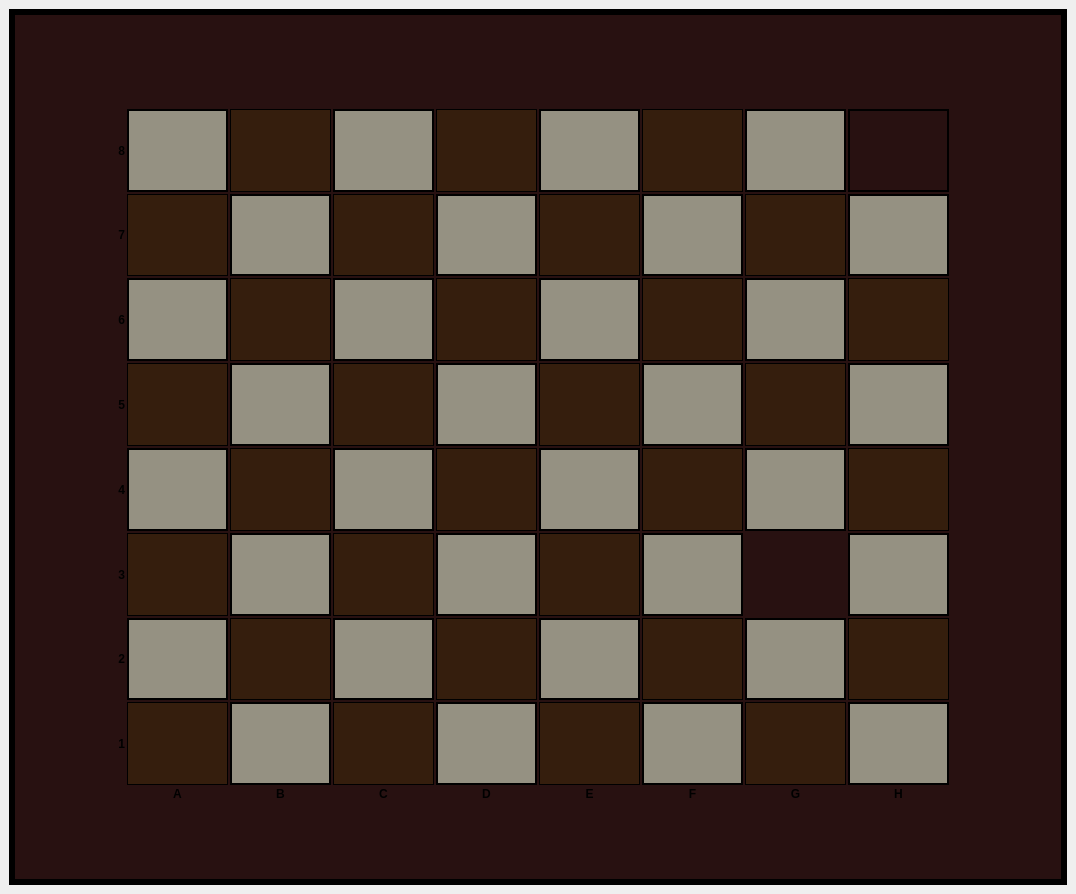
<?xml version="1.0" encoding="UTF-8"?>
<ui version="4.0">
 <class>MainWindow</class>
 <widget class="QMainWindow" name="MainWindow">
  <property name="geometry">
   <rect>
    <x>0</x>
    <y>0</y>
    <width>1076</width>
    <height>894</height>
   </rect>
  </property>
  <property name="sizePolicy">
   <sizepolicy hsizetype="Fixed" vsizetype="Fixed">
    <horstretch>0</horstretch>
    <verstretch>0</verstretch>
   </sizepolicy>
  </property>
  <property name="minimumSize">
   <size>
    <width>640</width>
    <height>480</height>
   </size>
  </property>
  <property name="maximumSize">
   <size>
    <width>16777215</width>
    <height>16777215</height>
   </size>
  </property>
  <property name="windowTitle">
   <string>MainWindow</string>
  </property>
  <widget class="QWidget" name="centralwidget">
   <property name="sizePolicy">
    <sizepolicy hsizetype="Fixed" vsizetype="Fixed">
     <horstretch>0</horstretch>
     <verstretch>0</verstretch>
    </sizepolicy>
   </property>
   <property name="styleSheet">
    <string notr="true">

QLabel { font: bold; }</string>
   </property>
   <layout class="QVBoxLayout" name="verticalLayout_4">
    <item>
     <widget class="QFrame" name="background">
      <property name="styleSheet">
       <string notr="true">background-color: rgb(40, 17, 17);
</string>
      </property>
      <property name="frameShape">
       <enum>QFrame::Shape::Box</enum>
      </property>
      <property name="lineWidth">
       <number>6</number>
      </property>
      <layout class="QHBoxLayout" name="horizontalLayout_2">
       <item>
        <layout class="QGridLayout" name="gridLayout">
         <property name="spacing">
          <number>2</number>
         </property>
         <item row="8" column="0">
          <widget class="QLabel" name="label_3">
           <property name="text">
            <string>1</string>
           </property>
           <property name="alignment">
            <set>Qt::AlignmentFlag::AlignRight|Qt::AlignmentFlag::AlignTrailing|Qt::AlignmentFlag::AlignVCenter</set>
           </property>
          </widget>
         </item>
         <item row="9" column="3">
          <widget class="QLabel" name="label_13">
           <property name="text">
            <string>C</string>
           </property>
           <property name="alignment">
            <set>Qt::AlignmentFlag::AlignHCenter|Qt::AlignmentFlag::AlignTop</set>
           </property>
          </widget>
         </item>
         <item row="5" column="7">
          <widget class="Cell" name="cell_39">
           <property name="styleSheet">
            <string notr="true">background-color: rgb(255, 255, 255);
background-color: rgb(149, 145, 130);
</string>
           </property>
           <property name="frameShape">
            <enum>QFrame::Shape::Box</enum>
           </property>
           <property name="frameShadow">
            <enum>QFrame::Shadow::Plain</enum>
           </property>
           <property name="lineWidth">
            <number>2</number>
           </property>
          </widget>
         </item>
         <item row="1" column="7">
          <widget class="Cell" name="cell_7">
           <property name="styleSheet">
            <string notr="true">background-color: rgb(255, 255, 255);
background-color: rgb(149, 145, 130);
</string>
           </property>
           <property name="frameShape">
            <enum>QFrame::Shape::Box</enum>
           </property>
           <property name="frameShadow">
            <enum>QFrame::Shadow::Plain</enum>
           </property>
           <property name="lineWidth">
            <number>2</number>
           </property>
          </widget>
         </item>
         <item row="1" column="5">
          <widget class="Cell" name="cell_5">
           <property name="styleSheet">
            <string notr="true">background-color: rgb(255, 255, 255);
background-color: rgb(149, 145, 130);
</string>
           </property>
           <property name="frameShape">
            <enum>QFrame::Shape::Box</enum>
           </property>
           <property name="frameShadow">
            <enum>QFrame::Shadow::Plain</enum>
           </property>
           <property name="lineWidth">
            <number>2</number>
           </property>
          </widget>
         </item>
         <item row="5" column="6">
          <widget class="Cell" name="cell_38">
           <property name="styleSheet">
            <string notr="true">background-color: rgb(0, 0, 0);
background-color: rgb(53, 30, 13);
</string>
           </property>
           <property name="frameShape">
            <enum>QFrame::Shape::Box</enum>
           </property>
           <property name="frameShadow">
            <enum>QFrame::Shadow::Plain</enum>
           </property>
           <property name="lineWidth">
            <number>1</number>
           </property>
          </widget>
         </item>
         <item row="4" column="0">
          <widget class="QLabel" name="label_8">
           <property name="text">
            <string>5</string>
           </property>
           <property name="alignment">
            <set>Qt::AlignmentFlag::AlignRight|Qt::AlignmentFlag::AlignTrailing|Qt::AlignmentFlag::AlignVCenter</set>
           </property>
          </widget>
         </item>
         <item row="7" column="5">
          <widget class="Cell" name="cell_53">
           <property name="autoFillBackground">
            <bool>false</bool>
           </property>
           <property name="styleSheet">
            <string notr="true">background-color: rgb(255, 255, 255);
background-color: rgb(149, 145, 130);
</string>
           </property>
           <property name="frameShape">
            <enum>QFrame::Shape::Box</enum>
           </property>
           <property name="frameShadow">
            <enum>QFrame::Shadow::Plain</enum>
           </property>
           <property name="lineWidth">
            <number>2</number>
           </property>
          </widget>
         </item>
         <item row="6" column="2">
          <widget class="Cell" name="cell_42">
           <property name="styleSheet">
            <string notr="true">background-color: rgb(255, 255, 255);
background-color: rgb(149, 145, 130);
</string>
           </property>
           <property name="frameShape">
            <enum>QFrame::Shape::Box</enum>
           </property>
           <property name="frameShadow">
            <enum>QFrame::Shadow::Plain</enum>
           </property>
           <property name="lineWidth">
            <number>2</number>
           </property>
          </widget>
         </item>
         <item row="6" column="6">
          <widget class="Cell" name="cell_46">
           <property name="styleSheet">
            <string notr="true">background-color: rgb(255, 255, 255);
background-color: rgb(149, 145, 130);
</string>
           </property>
           <property name="frameShape">
            <enum>QFrame::Shape::Box</enum>
           </property>
           <property name="frameShadow">
            <enum>QFrame::Shadow::Plain</enum>
           </property>
           <property name="lineWidth">
            <number>2</number>
           </property>
          </widget>
         </item>
         <item row="9" column="2">
          <widget class="QLabel" name="label_12">
           <property name="text">
            <string>B</string>
           </property>
           <property name="alignment">
            <set>Qt::AlignmentFlag::AlignHCenter|Qt::AlignmentFlag::AlignTop</set>
           </property>
          </widget>
         </item>
         <item row="4" column="8">
          <widget class="Cell" name="cell_32">
           <property name="styleSheet">
            <string notr="true">background-color: rgb(255, 255, 255);
background-color: rgb(149, 145, 130);
</string>
           </property>
           <property name="frameShape">
            <enum>QFrame::Shape::Box</enum>
           </property>
           <property name="frameShadow">
            <enum>QFrame::Shadow::Plain</enum>
           </property>
           <property name="lineWidth">
            <number>2</number>
           </property>
          </widget>
         </item>
         <item row="3" column="3">
          <widget class="Cell" name="cell_19">
           <property name="styleSheet">
            <string notr="true">background-color: rgb(255, 255, 255);
background-color: rgb(149, 145, 130);
</string>
           </property>
           <property name="frameShape">
            <enum>QFrame::Shape::Box</enum>
           </property>
           <property name="frameShadow">
            <enum>QFrame::Shadow::Plain</enum>
           </property>
           <property name="lineWidth">
            <number>2</number>
           </property>
          </widget>
         </item>
         <item row="8" column="9">
          <widget class="QLabel" name="label_4">
           <property name="text">
            <string/>
           </property>
          </widget>
         </item>
         <item row="9" column="5">
          <widget class="QLabel" name="label_15">
           <property name="text">
            <string>E</string>
           </property>
           <property name="alignment">
            <set>Qt::AlignmentFlag::AlignHCenter|Qt::AlignmentFlag::AlignTop</set>
           </property>
          </widget>
         </item>
         <item row="1" column="8">
          <widget class="Cell" name="cell_8">
           <property name="styleSheet">
            <string notr="true">background-color: rgb(0, 0, 0);
background-color: rgb(53, 30, 13);
Cell {border: 1px solid black;}</string>
           </property>
           <property name="frameShape">
            <enum>QFrame::Shape::Box</enum>
           </property>
           <property name="frameShadow">
            <enum>QFrame::Shadow::Plain</enum>
           </property>
           <property name="lineWidth">
            <number>2</number>
           </property>
          </widget>
         </item>
         <item row="6" column="5">
          <widget class="Cell" name="cell_45">
           <property name="styleSheet">
            <string notr="true">background-color: rgb(0, 0, 0);
background-color: rgb(53, 30, 13);
</string>
           </property>
           <property name="frameShape">
            <enum>QFrame::Shape::Box</enum>
           </property>
           <property name="frameShadow">
            <enum>QFrame::Shadow::Plain</enum>
           </property>
           <property name="lineWidth">
            <number>1</number>
           </property>
          </widget>
         </item>
         <item row="5" column="3">
          <widget class="Cell" name="cell_35">
           <property name="styleSheet">
            <string notr="true">background-color: rgb(255, 255, 255);
background-color: rgb(149, 145, 130);
</string>
           </property>
           <property name="frameShape">
            <enum>QFrame::Shape::Box</enum>
           </property>
           <property name="frameShadow">
            <enum>QFrame::Shadow::Plain</enum>
           </property>
           <property name="lineWidth">
            <number>2</number>
           </property>
          </widget>
         </item>
         <item row="3" column="7">
          <widget class="Cell" name="cell_23">
           <property name="styleSheet">
            <string notr="true">background-color: rgb(255, 255, 255);
background-color: rgb(149, 145, 130);
</string>
           </property>
           <property name="frameShape">
            <enum>QFrame::Shape::Box</enum>
           </property>
           <property name="frameShadow">
            <enum>QFrame::Shadow::Plain</enum>
           </property>
           <property name="lineWidth">
            <number>2</number>
           </property>
          </widget>
         </item>
         <item row="4" column="2">
          <widget class="Cell" name="cell_26">
           <property name="styleSheet">
            <string notr="true">background-color: rgb(255, 255, 255);
background-color: rgb(149, 145, 130);
</string>
           </property>
           <property name="frameShape">
            <enum>QFrame::Shape::Box</enum>
           </property>
           <property name="frameShadow">
            <enum>QFrame::Shadow::Plain</enum>
           </property>
           <property name="lineWidth">
            <number>2</number>
           </property>
          </widget>
         </item>
         <item row="8" column="4">
          <widget class="Cell" name="cell_60">
           <property name="styleSheet">
            <string notr="true">background-color: rgb(255, 255, 255);
background-color: rgb(149, 145, 130);
</string>
           </property>
           <property name="frameShape">
            <enum>QFrame::Shape::Box</enum>
           </property>
           <property name="frameShadow">
            <enum>QFrame::Shadow::Plain</enum>
           </property>
           <property name="lineWidth">
            <number>2</number>
           </property>
          </widget>
         </item>
         <item row="1" column="3">
          <widget class="Cell" name="cell_3">
           <property name="styleSheet">
            <string notr="true">background-color: rgb(255, 255, 255);
background-color: rgb(149, 145, 130);
</string>
           </property>
           <property name="frameShape">
            <enum>QFrame::Shape::Box</enum>
           </property>
           <property name="frameShadow">
            <enum>QFrame::Shadow::Plain</enum>
           </property>
           <property name="lineWidth">
            <number>2</number>
           </property>
          </widget>
         </item>
         <item row="1" column="4">
          <widget class="Cell" name="cell_4">
           <property name="styleSheet">
            <string notr="true">background-color: rgb(0, 0, 0);
background-color: rgb(53, 30, 13);
</string>
           </property>
           <property name="frameShape">
            <enum>QFrame::Shape::Box</enum>
           </property>
           <property name="frameShadow">
            <enum>QFrame::Shadow::Plain</enum>
           </property>
           <property name="lineWidth">
            <number>1</number>
           </property>
          </widget>
         </item>
         <item row="3" column="6">
          <widget class="Cell" name="cell_22">
           <property name="styleSheet">
            <string notr="true">background-color: rgb(0, 0, 0);
background-color: rgb(53, 30, 13);
</string>
           </property>
           <property name="frameShape">
            <enum>QFrame::Shape::Box</enum>
           </property>
           <property name="frameShadow">
            <enum>QFrame::Shadow::Plain</enum>
           </property>
           <property name="lineWidth">
            <number>1</number>
           </property>
          </widget>
         </item>
         <item row="4" column="5">
          <widget class="Cell" name="cell_29">
           <property name="styleSheet">
            <string notr="true">background-color: rgb(0, 0, 0);
background-color: rgb(53, 30, 13);
</string>
           </property>
           <property name="frameShape">
            <enum>QFrame::Shape::Box</enum>
           </property>
           <property name="frameShadow">
            <enum>QFrame::Shadow::Plain</enum>
           </property>
           <property name="lineWidth">
            <number>1</number>
           </property>
          </widget>
         </item>
         <item row="2" column="6">
          <widget class="Cell" name="cell_14">
           <property name="styleSheet">
            <string notr="true">background-color: rgb(255, 255, 255);
background-color: rgb(149, 145, 130);
</string>
           </property>
           <property name="frameShape">
            <enum>QFrame::Shape::Box</enum>
           </property>
           <property name="frameShadow">
            <enum>QFrame::Shadow::Plain</enum>
           </property>
           <property name="lineWidth">
            <number>2</number>
           </property>
          </widget>
         </item>
         <item row="1" column="6">
          <widget class="Cell" name="cell_6">
           <property name="styleSheet">
            <string notr="true">background-color: rgb(0, 0, 0);
background-color: rgb(53, 30, 13);
</string>
           </property>
           <property name="frameShape">
            <enum>QFrame::Shape::Box</enum>
           </property>
           <property name="frameShadow">
            <enum>QFrame::Shadow::Plain</enum>
           </property>
           <property name="lineWidth">
            <number>1</number>
           </property>
          </widget>
         </item>
         <item row="1" column="0">
          <widget class="QLabel" name="label_11">
           <property name="text">
            <string>8</string>
           </property>
           <property name="alignment">
            <set>Qt::AlignmentFlag::AlignRight|Qt::AlignmentFlag::AlignTrailing|Qt::AlignmentFlag::AlignVCenter</set>
           </property>
          </widget>
         </item>
         <item row="7" column="6">
          <widget class="Cell" name="cell_54">
           <property name="styleSheet">
            <string notr="true">background-color: rgb(0, 0, 0);
background-color: rgb(53, 30, 13);
</string>
           </property>
           <property name="frameShape">
            <enum>QFrame::Shape::Box</enum>
           </property>
           <property name="frameShadow">
            <enum>QFrame::Shadow::Plain</enum>
           </property>
           <property name="lineWidth">
            <number>1</number>
           </property>
          </widget>
         </item>
         <item row="5" column="2">
          <widget class="Cell" name="cell_34">
           <property name="styleSheet">
            <string notr="true">background-color: rgb(0, 0, 0);
background-color: rgb(53, 30, 13);
</string>
           </property>
           <property name="frameShape">
            <enum>QFrame::Shape::Box</enum>
           </property>
           <property name="frameShadow">
            <enum>QFrame::Shadow::Plain</enum>
           </property>
           <property name="lineWidth">
            <number>1</number>
           </property>
          </widget>
         </item>
         <item row="5" column="8">
          <widget class="Cell" name="cell_40">
           <property name="styleSheet">
            <string notr="true">background-color: rgb(0, 0, 0);
background-color: rgb(53, 30, 13);
</string>
           </property>
           <property name="frameShape">
            <enum>QFrame::Shape::Box</enum>
           </property>
           <property name="frameShadow">
            <enum>QFrame::Shadow::Plain</enum>
           </property>
           <property name="lineWidth">
            <number>1</number>
           </property>
          </widget>
         </item>
         <item row="3" column="1">
          <widget class="Cell" name="cell_17">
           <property name="styleSheet">
            <string notr="true">background-color: rgb(255, 255, 255);
background-color: rgb(149, 145, 130);
</string>
           </property>
           <property name="frameShape">
            <enum>QFrame::Shape::Box</enum>
           </property>
           <property name="frameShadow">
            <enum>QFrame::Shadow::Plain</enum>
           </property>
           <property name="lineWidth">
            <number>2</number>
           </property>
          </widget>
         </item>
         <item row="4" column="1">
          <widget class="Cell" name="cell_25">
           <property name="styleSheet">
            <string notr="true">background-color: rgb(0, 0, 0);
background-color: rgb(53, 30, 13);
</string>
           </property>
           <property name="frameShape">
            <enum>QFrame::Shape::Box</enum>
           </property>
           <property name="frameShadow">
            <enum>QFrame::Shadow::Plain</enum>
           </property>
           <property name="lineWidth">
            <number>1</number>
           </property>
          </widget>
         </item>
         <item row="7" column="8">
          <widget class="Cell" name="cell_56">
           <property name="styleSheet">
            <string notr="true">background-color: rgb(0, 0, 0);
background-color: rgb(53, 30, 13);
</string>
           </property>
           <property name="frameShape">
            <enum>QFrame::Shape::Box</enum>
           </property>
           <property name="frameShadow">
            <enum>QFrame::Shadow::Plain</enum>
           </property>
           <property name="lineWidth">
            <number>1</number>
           </property>
          </widget>
         </item>
         <item row="9" column="4">
          <widget class="QLabel" name="label_14">
           <property name="text">
            <string>D</string>
           </property>
           <property name="alignment">
            <set>Qt::AlignmentFlag::AlignHCenter|Qt::AlignmentFlag::AlignTop</set>
           </property>
          </widget>
         </item>
         <item row="5" column="5">
          <widget class="Cell" name="cell_37">
           <property name="styleSheet">
            <string notr="true">background-color: rgb(255, 255, 255);
background-color: rgb(149, 145, 130);
</string>
           </property>
           <property name="frameShape">
            <enum>QFrame::Shape::Box</enum>
           </property>
           <property name="frameShadow">
            <enum>QFrame::Shadow::Plain</enum>
           </property>
           <property name="lineWidth">
            <number>2</number>
           </property>
          </widget>
         </item>
         <item row="6" column="1">
          <widget class="Cell" name="cell_41">
           <property name="styleSheet">
            <string notr="true">background-color: rgb(0, 0, 0);
background-color: rgb(53, 30, 13);
</string>
           </property>
           <property name="frameShape">
            <enum>QFrame::Shape::Box</enum>
           </property>
           <property name="frameShadow">
            <enum>QFrame::Shadow::Plain</enum>
           </property>
           <property name="lineWidth">
            <number>1</number>
           </property>
          </widget>
         </item>
         <item row="0" column="1">
          <widget class="QLabel" name="label">
           <property name="text">
            <string/>
           </property>
          </widget>
         </item>
         <item row="7" column="7">
          <widget class="Cell" name="cell_55">
           <property name="styleSheet">
            <string notr="true">background-color: rgb(255, 255, 255);
background-color: rgb(149, 145, 130);
</string>
           </property>
           <property name="frameShape">
            <enum>QFrame::Shape::Box</enum>
           </property>
           <property name="frameShadow">
            <enum>QFrame::Shadow::Plain</enum>
           </property>
           <property name="lineWidth">
            <number>2</number>
           </property>
          </widget>
         </item>
         <item row="8" column="2">
          <widget class="Cell" name="cell_58">
           <property name="styleSheet">
            <string notr="true">background-color: rgb(255, 255, 255);
background-color: rgb(149, 145, 130);
</string>
           </property>
           <property name="frameShape">
            <enum>QFrame::Shape::Box</enum>
           </property>
           <property name="frameShadow">
            <enum>QFrame::Shadow::Plain</enum>
           </property>
           <property name="lineWidth">
            <number>2</number>
           </property>
          </widget>
         </item>
         <item row="9" column="6">
          <widget class="QLabel" name="label_16">
           <property name="text">
            <string>F</string>
           </property>
           <property name="alignment">
            <set>Qt::AlignmentFlag::AlignHCenter|Qt::AlignmentFlag::AlignTop</set>
           </property>
          </widget>
         </item>
         <item row="2" column="4">
          <widget class="Cell" name="cell_12">
           <property name="styleSheet">
            <string notr="true">background-color: rgb(255, 255, 255);
background-color: rgb(149, 145, 130);
</string>
           </property>
           <property name="frameShape">
            <enum>QFrame::Shape::Box</enum>
           </property>
           <property name="frameShadow">
            <enum>QFrame::Shadow::Plain</enum>
           </property>
           <property name="lineWidth">
            <number>2</number>
           </property>
          </widget>
         </item>
         <item row="3" column="8">
          <widget class="Cell" name="cell_24">
           <property name="styleSheet">
            <string notr="true">background-color: rgb(0, 0, 0);
background-color: rgb(53, 30, 13);
</string>
           </property>
           <property name="frameShape">
            <enum>QFrame::Shape::Box</enum>
           </property>
           <property name="frameShadow">
            <enum>QFrame::Shadow::Plain</enum>
           </property>
           <property name="lineWidth">
            <number>1</number>
           </property>
          </widget>
         </item>
         <item row="2" column="8">
          <widget class="Cell" name="cell_16">
           <property name="styleSheet">
            <string notr="true">background-color: rgb(255, 255, 255);
background-color: rgb(149, 145, 130);
</string>
           </property>
           <property name="frameShape">
            <enum>QFrame::Shape::Box</enum>
           </property>
           <property name="frameShadow">
            <enum>QFrame::Shadow::Plain</enum>
           </property>
           <property name="lineWidth">
            <number>2</number>
           </property>
          </widget>
         </item>
         <item row="7" column="1">
          <widget class="Cell" name="cell_49">
           <property name="styleSheet">
            <string notr="true">background-color: rgb(255, 255, 255);
background-color: rgb(149, 145, 130);
</string>
           </property>
           <property name="frameShape">
            <enum>QFrame::Shape::Box</enum>
           </property>
           <property name="frameShadow">
            <enum>QFrame::Shadow::Plain</enum>
           </property>
           <property name="lineWidth">
            <number>2</number>
           </property>
          </widget>
         </item>
         <item row="8" column="5">
          <widget class="Cell" name="cell_61">
           <property name="styleSheet">
            <string notr="true">background-color: rgb(0, 0, 0);
background-color: rgb(53, 30, 13);
</string>
           </property>
           <property name="frameShape">
            <enum>QFrame::Shape::Box</enum>
           </property>
           <property name="frameShadow">
            <enum>QFrame::Shadow::Plain</enum>
           </property>
           <property name="lineWidth">
            <number>1</number>
           </property>
          </widget>
         </item>
         <item row="9" column="7">
          <widget class="QLabel" name="label_17">
           <property name="text">
            <string>G</string>
           </property>
           <property name="alignment">
            <set>Qt::AlignmentFlag::AlignHCenter|Qt::AlignmentFlag::AlignTop</set>
           </property>
          </widget>
         </item>
         <item row="2" column="0">
          <widget class="QLabel" name="label_10">
           <property name="text">
            <string>7</string>
           </property>
           <property name="alignment">
            <set>Qt::AlignmentFlag::AlignRight|Qt::AlignmentFlag::AlignTrailing|Qt::AlignmentFlag::AlignVCenter</set>
           </property>
          </widget>
         </item>
         <item row="6" column="8">
          <widget class="Cell" name="cell_48">
           <property name="styleSheet">
            <string notr="true">background-color: rgb(255, 255, 255);
background-color: rgb(149, 145, 130);
</string>
           </property>
           <property name="frameShape">
            <enum>QFrame::Shape::Box</enum>
           </property>
           <property name="frameShadow">
            <enum>QFrame::Shadow::Plain</enum>
           </property>
           <property name="lineWidth">
            <number>2</number>
           </property>
          </widget>
         </item>
         <item row="4" column="4">
          <widget class="Cell" name="cell_28">
           <property name="styleSheet">
            <string notr="true">background-color: rgb(255, 255, 255);
background-color: rgb(149, 145, 130);
</string>
           </property>
           <property name="frameShape">
            <enum>QFrame::Shape::Box</enum>
           </property>
           <property name="frameShadow">
            <enum>QFrame::Shadow::Plain</enum>
           </property>
           <property name="lineWidth">
            <number>2</number>
           </property>
          </widget>
         </item>
         <item row="2" column="7">
          <widget class="Cell" name="cell_15">
           <property name="styleSheet">
            <string notr="true">background-color: rgb(0, 0, 0);
background-color: rgb(53, 30, 13);
</string>
           </property>
           <property name="frameShape">
            <enum>QFrame::Shape::Box</enum>
           </property>
           <property name="frameShadow">
            <enum>QFrame::Shadow::Plain</enum>
           </property>
           <property name="lineWidth">
            <number>1</number>
           </property>
          </widget>
         </item>
         <item row="3" column="0">
          <widget class="QLabel" name="label_9">
           <property name="text">
            <string>6</string>
           </property>
           <property name="alignment">
            <set>Qt::AlignmentFlag::AlignRight|Qt::AlignmentFlag::AlignTrailing|Qt::AlignmentFlag::AlignVCenter</set>
           </property>
          </widget>
         </item>
         <item row="7" column="0">
          <widget class="QLabel" name="label_5">
           <property name="text">
            <string>2</string>
           </property>
           <property name="alignment">
            <set>Qt::AlignmentFlag::AlignRight|Qt::AlignmentFlag::AlignTrailing|Qt::AlignmentFlag::AlignVCenter</set>
           </property>
          </widget>
         </item>
         <item row="6" column="0">
          <widget class="QLabel" name="label_6">
           <property name="text">
            <string>3</string>
           </property>
           <property name="alignment">
            <set>Qt::AlignmentFlag::AlignRight|Qt::AlignmentFlag::AlignTrailing|Qt::AlignmentFlag::AlignVCenter</set>
           </property>
          </widget>
         </item>
         <item row="3" column="5">
          <widget class="Cell" name="cell_21">
           <property name="styleSheet">
            <string notr="true">background-color: rgb(255, 255, 255);
background-color: rgb(149, 145, 130);
</string>
           </property>
           <property name="frameShape">
            <enum>QFrame::Shape::Box</enum>
           </property>
           <property name="frameShadow">
            <enum>QFrame::Shadow::Plain</enum>
           </property>
           <property name="lineWidth">
            <number>2</number>
           </property>
          </widget>
         </item>
         <item row="5" column="1">
          <widget class="Cell" name="cell_33">
           <property name="styleSheet">
            <string notr="true">background-color: rgb(255, 255, 255);
background-color: rgb(149, 145, 130);
</string>
           </property>
           <property name="frameShape">
            <enum>QFrame::Shape::Box</enum>
           </property>
           <property name="frameShadow">
            <enum>QFrame::Shadow::Plain</enum>
           </property>
           <property name="lineWidth">
            <number>2</number>
           </property>
          </widget>
         </item>
         <item row="2" column="1">
          <widget class="Cell" name="cell_9">
           <property name="styleSheet">
            <string notr="true">background-color: rgb(0, 0, 0);
background-color: rgb(53, 30, 13);
</string>
           </property>
           <property name="frameShape">
            <enum>QFrame::Shape::Box</enum>
           </property>
           <property name="frameShadow">
            <enum>QFrame::Shadow::Plain</enum>
           </property>
           <property name="lineWidth">
            <number>1</number>
           </property>
          </widget>
         </item>
         <item row="4" column="6">
          <widget class="Cell" name="cell_30">
           <property name="styleSheet">
            <string notr="true">background-color: rgb(255, 255, 255);
background-color: rgb(149, 145, 130);
</string>
           </property>
           <property name="frameShape">
            <enum>QFrame::Shape::Box</enum>
           </property>
           <property name="frameShadow">
            <enum>QFrame::Shadow::Plain</enum>
           </property>
           <property name="lineWidth">
            <number>2</number>
           </property>
          </widget>
         </item>
         <item row="9" column="1">
          <widget class="QLabel" name="label_2">
           <property name="text">
            <string>A</string>
           </property>
           <property name="alignment">
            <set>Qt::AlignmentFlag::AlignHCenter|Qt::AlignmentFlag::AlignTop</set>
           </property>
          </widget>
         </item>
         <item row="3" column="4">
          <widget class="Cell" name="cell_20">
           <property name="styleSheet">
            <string notr="true">background-color: rgb(0, 0, 0);
background-color: rgb(53, 30, 13);
</string>
           </property>
           <property name="frameShape">
            <enum>QFrame::Shape::Box</enum>
           </property>
           <property name="frameShadow">
            <enum>QFrame::Shadow::Plain</enum>
           </property>
           <property name="lineWidth">
            <number>1</number>
           </property>
          </widget>
         </item>
         <item row="1" column="1">
          <widget class="Cell" name="cell_1">
           <property name="styleSheet">
            <string notr="true">background-color: rgb(255, 255, 255);
background-color: rgb(149, 145, 130);
</string>
           </property>
           <property name="frameShape">
            <enum>QFrame::Shape::Box</enum>
           </property>
           <property name="frameShadow">
            <enum>QFrame::Shadow::Plain</enum>
           </property>
           <property name="lineWidth">
            <number>2</number>
           </property>
          </widget>
         </item>
         <item row="8" column="3">
          <widget class="Cell" name="cell_59">
           <property name="styleSheet">
            <string notr="true">background-color: rgb(0, 0, 0);
background-color: rgb(53, 30, 13);
</string>
           </property>
           <property name="frameShape">
            <enum>QFrame::Shape::Box</enum>
           </property>
           <property name="frameShadow">
            <enum>QFrame::Shadow::Plain</enum>
           </property>
           <property name="lineWidth">
            <number>1</number>
           </property>
          </widget>
         </item>
         <item row="8" column="8">
          <widget class="Cell" name="cell_64">
           <property name="styleSheet">
            <string notr="true">background-color: rgb(255, 255, 255);
background-color: rgb(149, 145, 130);
</string>
           </property>
           <property name="frameShape">
            <enum>QFrame::Shape::Box</enum>
           </property>
           <property name="frameShadow">
            <enum>QFrame::Shadow::Plain</enum>
           </property>
           <property name="lineWidth">
            <number>2</number>
           </property>
          </widget>
         </item>
         <item row="7" column="3">
          <widget class="Cell" name="cell_51">
           <property name="styleSheet">
            <string notr="true">background-color: rgb(255, 255, 255);
background-color: rgb(149, 145, 130);
</string>
           </property>
           <property name="frameShape">
            <enum>QFrame::Shape::Box</enum>
           </property>
           <property name="frameShadow">
            <enum>QFrame::Shadow::Plain</enum>
           </property>
           <property name="lineWidth">
            <number>2</number>
           </property>
          </widget>
         </item>
         <item row="1" column="2">
          <widget class="Cell" name="cell_2">
           <property name="styleSheet">
            <string notr="true">background-color: rgb(0, 0, 0);
background-color: rgb(53, 30, 13);
</string>
           </property>
           <property name="frameShape">
            <enum>QFrame::Shape::Box</enum>
           </property>
           <property name="frameShadow">
            <enum>QFrame::Shadow::Plain</enum>
           </property>
           <property name="lineWidth">
            <number>1</number>
           </property>
          </widget>
         </item>
         <item row="4" column="7">
          <widget class="Cell" name="cell_31">
           <property name="styleSheet">
            <string notr="true">background-color: rgb(0, 0, 0);
background-color: rgb(53, 30, 13);
</string>
           </property>
           <property name="frameShape">
            <enum>QFrame::Shape::Box</enum>
           </property>
           <property name="frameShadow">
            <enum>QFrame::Shadow::Plain</enum>
           </property>
           <property name="lineWidth">
            <number>1</number>
           </property>
          </widget>
         </item>
         <item row="7" column="4">
          <widget class="Cell" name="cell_52">
           <property name="styleSheet">
            <string notr="true">background-color: rgb(0, 0, 0);
background-color: rgb(53, 30, 13);
</string>
           </property>
           <property name="frameShape">
            <enum>QFrame::Shape::Box</enum>
           </property>
           <property name="frameShadow">
            <enum>QFrame::Shadow::Plain</enum>
           </property>
           <property name="lineWidth">
            <number>1</number>
           </property>
          </widget>
         </item>
         <item row="2" column="3">
          <widget class="Cell" name="cell_11">
           <property name="styleSheet">
            <string notr="true">background-color: rgb(0, 0, 0);
background-color: rgb(53, 30, 13);
</string>
           </property>
           <property name="frameShape">
            <enum>QFrame::Shape::Box</enum>
           </property>
           <property name="frameShadow">
            <enum>QFrame::Shadow::Plain</enum>
           </property>
           <property name="lineWidth">
            <number>1</number>
           </property>
          </widget>
         </item>
         <item row="5" column="4">
          <widget class="Cell" name="cell_36">
           <property name="styleSheet">
            <string notr="true">background-color: rgb(0, 0, 0);
background-color: rgb(53, 30, 13);
</string>
           </property>
           <property name="frameShape">
            <enum>QFrame::Shape::Box</enum>
           </property>
           <property name="frameShadow">
            <enum>QFrame::Shadow::Plain</enum>
           </property>
           <property name="lineWidth">
            <number>1</number>
           </property>
          </widget>
         </item>
         <item row="6" column="7">
          <widget class="Cell" name="cell_47">
           <property name="styleSheet">
            <string notr="true">background-color: rgb(0, 0, 0);
background-color: rgb(53, 30, 13);
Cell {border: 1px solid black;}</string>
           </property>
           <property name="frameShape">
            <enum>QFrame::Shape::NoFrame</enum>
           </property>
           <property name="frameShadow">
            <enum>QFrame::Shadow::Raised</enum>
           </property>
           <property name="lineWidth">
            <number>1</number>
           </property>
          </widget>
         </item>
         <item row="2" column="5">
          <widget class="Cell" name="cell_13">
           <property name="styleSheet">
            <string notr="true">background-color: rgb(0, 0, 0);
background-color: rgb(53, 30, 13);
</string>
           </property>
           <property name="frameShape">
            <enum>QFrame::Shape::Box</enum>
           </property>
           <property name="frameShadow">
            <enum>QFrame::Shadow::Plain</enum>
           </property>
           <property name="lineWidth">
            <number>1</number>
           </property>
          </widget>
         </item>
         <item row="6" column="4">
          <widget class="Cell" name="cell_44">
           <property name="styleSheet">
            <string notr="true">background-color: rgb(255, 255, 255);
background-color: rgb(149, 145, 130);
</string>
           </property>
           <property name="frameShape">
            <enum>QFrame::Shape::Box</enum>
           </property>
           <property name="frameShadow">
            <enum>QFrame::Shadow::Plain</enum>
           </property>
           <property name="lineWidth">
            <number>2</number>
           </property>
          </widget>
         </item>
         <item row="4" column="3">
          <widget class="Cell" name="cell_27">
           <property name="styleSheet">
            <string notr="true">background-color: rgb(0, 0, 0);
background-color: rgb(53, 30, 13);
</string>
           </property>
           <property name="frameShape">
            <enum>QFrame::Shape::Box</enum>
           </property>
           <property name="frameShadow">
            <enum>QFrame::Shadow::Plain</enum>
           </property>
           <property name="lineWidth">
            <number>1</number>
           </property>
          </widget>
         </item>
         <item row="5" column="0">
          <widget class="QLabel" name="label_7">
           <property name="text">
            <string>4</string>
           </property>
           <property name="alignment">
            <set>Qt::AlignmentFlag::AlignRight|Qt::AlignmentFlag::AlignTrailing|Qt::AlignmentFlag::AlignVCenter</set>
           </property>
          </widget>
         </item>
         <item row="6" column="3">
          <widget class="Cell" name="cell_43">
           <property name="styleSheet">
            <string notr="true">background-color: rgb(0, 0, 0);
background-color: rgb(53, 30, 13);
</string>
           </property>
           <property name="frameShape">
            <enum>QFrame::Shape::Box</enum>
           </property>
           <property name="frameShadow">
            <enum>QFrame::Shadow::Plain</enum>
           </property>
           <property name="lineWidth">
            <number>1</number>
           </property>
          </widget>
         </item>
         <item row="2" column="2">
          <widget class="Cell" name="cell_10">
           <property name="styleSheet">
            <string notr="true">background-color: rgb(255, 255, 255);
background-color: rgb(149, 145, 130);
</string>
           </property>
           <property name="frameShape">
            <enum>QFrame::Shape::Box</enum>
           </property>
           <property name="frameShadow">
            <enum>QFrame::Shadow::Plain</enum>
           </property>
           <property name="lineWidth">
            <number>2</number>
           </property>
          </widget>
         </item>
         <item row="3" column="2">
          <widget class="Cell" name="cell_18">
           <property name="styleSheet">
            <string notr="true">background-color: rgb(0, 0, 0);
background-color: rgb(53, 30, 13);
</string>
           </property>
           <property name="frameShape">
            <enum>QFrame::Shape::Box</enum>
           </property>
           <property name="frameShadow">
            <enum>QFrame::Shadow::Plain</enum>
           </property>
           <property name="lineWidth">
            <number>1</number>
           </property>
          </widget>
         </item>
         <item row="9" column="8">
          <widget class="QLabel" name="label_18">
           <property name="text">
            <string>H</string>
           </property>
           <property name="alignment">
            <set>Qt::AlignmentFlag::AlignHCenter|Qt::AlignmentFlag::AlignTop</set>
           </property>
          </widget>
         </item>
         <item row="7" column="2">
          <widget class="Cell" name="cell_50">
           <property name="styleSheet">
            <string notr="true">background-color: rgb(0, 0, 0);
background-color: rgb(53, 30, 13);
</string>
           </property>
           <property name="frameShape">
            <enum>QFrame::Shape::Box</enum>
           </property>
           <property name="frameShadow">
            <enum>QFrame::Shadow::Plain</enum>
           </property>
           <property name="lineWidth">
            <number>1</number>
           </property>
          </widget>
         </item>
         <item row="8" column="6">
          <widget class="Cell" name="cell_62">
           <property name="styleSheet">
            <string notr="true">background-color: rgb(255, 255, 255);
background-color: rgb(149, 145, 130);
</string>
           </property>
           <property name="frameShape">
            <enum>QFrame::Shape::Box</enum>
           </property>
           <property name="frameShadow">
            <enum>QFrame::Shadow::Plain</enum>
           </property>
           <property name="lineWidth">
            <number>2</number>
           </property>
          </widget>
         </item>
         <item row="8" column="7">
          <widget class="Cell" name="cell_63">
           <property name="styleSheet">
            <string notr="true">background-color: rgb(0, 0, 0);
background-color: rgb(53, 30, 13);
</string>
           </property>
           <property name="frameShape">
            <enum>QFrame::Shape::Box</enum>
           </property>
           <property name="frameShadow">
            <enum>QFrame::Shadow::Plain</enum>
           </property>
           <property name="lineWidth">
            <number>1</number>
           </property>
          </widget>
         </item>
         <item row="8" column="1">
          <widget class="Cell" name="cel_57">
           <property name="styleSheet">
            <string notr="true">background-color: rgb(0, 0, 0);
background-color: rgb(53, 30, 13);
</string>
           </property>
           <property name="frameShape">
            <enum>QFrame::Shape::Box</enum>
           </property>
           <property name="frameShadow">
            <enum>QFrame::Shadow::Plain</enum>
           </property>
           <property name="lineWidth">
            <number>1</number>
           </property>
          </widget>
         </item>
        </layout>
       </item>
      </layout>
     </widget>
    </item>
   </layout>
  </widget>
  <widget class="QMenuBar" name="menubar">
   <property name="geometry">
    <rect>
     <x>0</x>
     <y>0</y>
     <width>1076</width>
     <height>23</height>
    </rect>
   </property>
  </widget>
 </widget>
 <customwidgets>
  <customwidget>
   <class>Cell</class>
   <extends>QFrame</extends>
   <header location="global">/home/alexblind/devel/Chess/cell.h</header>
   <container>1</container>
  </customwidget>
 </customwidgets>
 <resources/>
 <connections/>
</ui>
